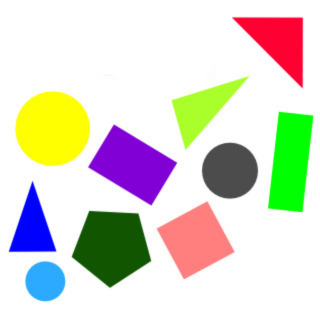
#> input picture src/shapes_used.jpeg, 320 x 320 px, found by its file name
$ jupyter execute --allow-errors cnn.ipynb
#> lines starting #> are read from the running program, lines starting #| are printed output that depends on the picture; after the words box and inside, x2 and y2 are one past the last pixel; in counts of white or black regions, pixels touching at a corner belong together
# Using CNNs to Classify Shapes
---

## Load the required libraries

[cell 1]
import numpy as np
from matplotlib import pyplot as plt

import glob

from PIL import Image
import cv2

from sklearn.metrics import confusion_matrix, ConfusionMatrixDisplay, classification_report

from keras.models import Model
from keras.utils import to_categorical, set_random_seed
from keras.models import Sequential
from keras.layers import Input, Conv2D, MaxPooling2D, Flatten, Dense

## Load datset

[cell 2]
path_to_root_dataset = '/run/media/sparsharay/groot/Codes/Workspace/Courses/IDC409_IDS/dataset'
shape_of_image = (126, 126) # resize all images to this shape

[cell 3]
datasets = {
    'train'      : {
        'images' : [],
        'labels' : [],
    },

    'validation' : {
        'images' : [],
        'labels' : [],
    },

    'test'       : {
        'images' : [],
        'labels' : [],
    },
}

shapes = ['semicircle', 'triangle', 'circle', 'square', 'rhombus', 'rectangle', 'parallelogram', 'oval', 'trapezoid', 'pentagon']

#> (the rest of this cell did not finish here and is left out)

#> (a cell that did not finish here is left out)

## Define the CNN model

[cell 5]
set_random_seed(1)
#> (this line was passed over: keras is not available in this run)

#> (the rest of this cell did not finish here and is left out)

## Train the model

#> (a cell that did not finish here is left out)

[cell 7]
plt.figure(figsize=(15, 5))

plt.subplot(1, 2, 1)
#> (the rest of this cell did not finish here and is left out)

## Evaluate the model

#> (a cell that did not finish here is left out)

## Visualize the filters

#> (a cell that did not finish here is left out)

#> (a cell that did not finish here is left out)

#> (a cell that did not finish here is left out)

#> (a cell that did not finish here is left out)

## Visualize the feature maps

#> (a cell that did not finish here is left out)

[cell 14]
view_layers = [2, 4, 6, 8, 9]
fig, all_axs = plt.subplots(len(view_layers), 16)
fig.set_size_inches(16, 8)

#> (the rest of this cell did not finish here and is left out)

## Segment and classify shapes from a image containing multiple shapes

[cell 15]
import cv2

image = cv2.imread("shapes_used.jpeg")
#> image is the input picture: shape (320, 320, 3); mean B, G, R 205.7, 218.7, 219.2
gray = cv2.cvtColor(image, cv2.COLOR_BGR2GRAY)
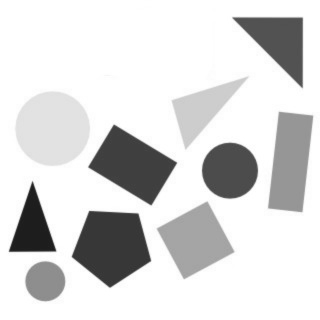
#> gray: shape (320, 320); min 27, max 255, mean 217.4

plt.imshow(gray, cmap='gray')
plt.title('Image containing multiple shapes')
plt.show()

_, thresh = cv2.threshold(gray, 200, 255, cv2.THRESH_BINARY_INV)
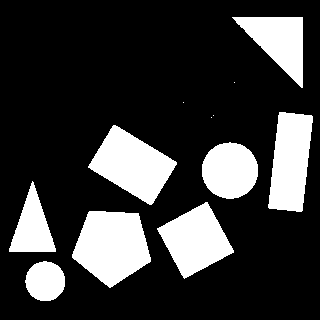
#> thresh: shape (320, 320); 22.3% white; 12 white regions (4 under 20 px)
contours, hierarchy = cv2.findContours(thresh, cv2.RETR_EXTERNAL, cv2.CHAIN_APPROX_SIMPLE)
#> contours = 12 contours, 4 with area under 20; largest, box (x1, y1, x2, y2) and area: (72, 211, 151, 288) 4134, (88, 125, 177, 205) 3673, (268, 112, 313, 212) 3246, (157, 202, 234, 279) 3188, (232, 17, 303, 88) 2508, (202, 142, 258, 199) 2418, (9, 181, 56, 252) 1662, (25, 261, 65, 301) 1194

target_size = 256
padding = 10

#> (the rest of this cell did not finish here and is left out)
